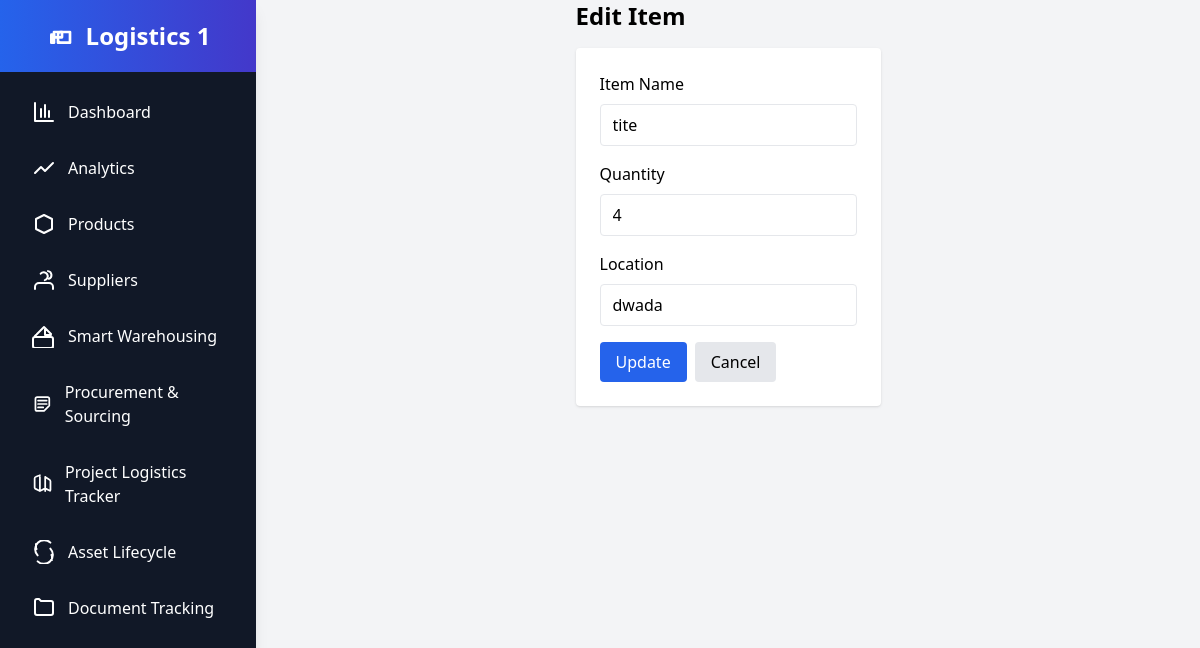
Page /sws/update.php?id=1 on the committed database.
### tables this page shows
CREATE TABLE `sws_items` (
  `id` int(11) NOT NULL,
  `item_name` varchar(255) NOT NULL,
  `quantity` int(11) NOT NULL,
  `location` varchar(255) DEFAULT NULL,
  `created_at` timestamp NOT NULL DEFAULT current_timestamp()
);

### sws/update.php (the view, shortened to what this page needs)
<?php
include('../config.php');
include('../header.php');
$id = isset($_GET['id']) ? (int)$_GET['id'] : 0;
$item = null;
if ($id) {
    $stmt = $conn->prepare("SELECT * FROM sws_items WHERE id = ?");
    $stmt->bind_param("i", $id);
    $stmt->execute();
    $res = $stmt->get_result();
    $item = $res->fetch_assoc();
}
?>
<div class="max-w-3xl mx-auto">
  <h1 class="text-2xl font-bold mb-4">Edit Item</h1>
  <form method="post" class="bg-white p-6 rounded shadow">
    <label class="block mb-2">Item Name</label>
    <input type="text" name="item_name" class="w-full border rounded px-3 py-2 mb-4" value="<?= htmlspecialchars($item['item_name']) ?>" required>
    <label class="block mb-2">Quantity</label>
    <input type="number" name="quantity" class="w-full border rounded px-3 py-2 mb-4" value="<?= htmlspecialchars($item['quantity']) ?>" required min="0">
    <label class="block mb-2">Location</label>
    <input type="text" name="location" class="w-full border rounded px-3 py-2 mb-4" value="<?= htmlspecialchars($item['location']) ?>">
    <div class="flex gap-2">
      <button class="bg-blue-600 text-white px-4 py-2 rounded hover:bg-blue-700">Update</button>
      <a href="index.php" class="px-4 py-2 bg-gray-200 rounded hover:bg-gray-300">Cancel</a>
    </div>
  </form>
</div>
<?php include('../footer.php'); ?>

### rows in the picture
sws_items: item_name "tite", quantity "4", location "dwada"
